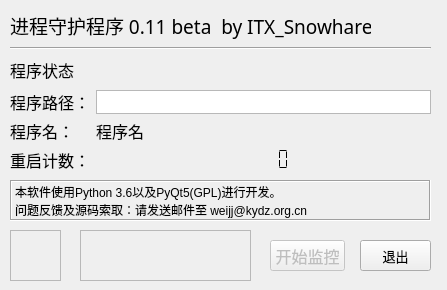
<?xml version="1.0" encoding="UTF-8"?>
<ui version="4.0">
 <class>Form</class>
 <widget class="QWidget" name="Form">
  <property name="geometry">
   <rect>
    <x>0</x>
    <y>0</y>
    <width>447</width>
    <height>290</height>
   </rect>
  </property>
  <property name="windowTitle">
   <string>进程守护程序</string>
  </property>
  <widget class="QLabel" name="title">
   <property name="geometry">
    <rect>
     <x>10</x>
     <y>10</y>
     <width>361</width>
     <height>31</height>
    </rect>
   </property>
   <property name="font">
    <font>
     <family>微软雅黑</family>
     <pointsize>14</pointsize>
    </font>
   </property>
   <property name="text">
    <string>进程守护程序 0.11 beta  by ITX_Snowhare</string>
   </property>
  </widget>
  <widget class="Line" name="line">
   <property name="geometry">
    <rect>
     <x>10</x>
     <y>40</y>
     <width>421</width>
     <height>16</height>
    </rect>
   </property>
   <property name="orientation">
    <enum>Qt::Horizontal</enum>
   </property>
  </widget>
  <widget class="QWidget" name="horizontalLayoutWidget">
   <property name="geometry">
    <rect>
     <x>10</x>
     <y>90</y>
     <width>421</width>
     <height>81</height>
    </rect>
   </property>
   <layout class="QHBoxLayout" name="horizontalLayout">
    <item>
     <layout class="QVBoxLayout" name="verticalLayout">
      <item>
       <widget class="QLabel" name="label">
        <property name="font">
         <font>
          <family>微软雅黑</family>
          <pointsize>12</pointsize>
         </font>
        </property>
        <property name="text">
         <string>程序路径：</string>
        </property>
       </widget>
      </item>
      <item>
       <widget class="QLabel" name="label_2">
        <property name="font">
         <font>
          <family>微软雅黑</family>
          <pointsize>12</pointsize>
         </font>
        </property>
        <property name="text">
         <string>程序名：</string>
        </property>
       </widget>
      </item>
      <item>
       <widget class="QLabel" name="label_4">
        <property name="font">
         <font>
          <family>微软雅黑</family>
          <pointsize>12</pointsize>
         </font>
        </property>
        <property name="text">
         <string>重启计数：</string>
        </property>
       </widget>
      </item>
     </layout>
    </item>
    <item>
     <layout class="QVBoxLayout" name="verticalLayout_2">
      <property name="spacing">
       <number>5</number>
      </property>
      <property name="sizeConstraint">
       <enum>QLayout::SetDefaultConstraint</enum>
      </property>
      <item>
       <widget class="QTextBrowser" name="textBrowser">
        <property name="font">
         <font>
          <family>微软雅黑</family>
          <pointsize>12</pointsize>
         </font>
        </property>
        <property name="contextMenuPolicy">
         <enum>Qt::DefaultContextMenu</enum>
        </property>
        <property name="acceptDrops">
         <bool>true</bool>
        </property>
        <property name="layoutDirection">
         <enum>Qt::LeftToRight</enum>
        </property>
        <property name="autoFillBackground">
         <bool>false</bool>
        </property>
        <property name="frameShape">
         <enum>QFrame::StyledPanel</enum>
        </property>
        <property name="verticalScrollBarPolicy">
         <enum>Qt::ScrollBarAlwaysOff</enum>
        </property>
       </widget>
      </item>
      <item>
       <widget class="QLabel" name="pname">
        <property name="font">
         <font>
          <family>微软雅黑</family>
          <pointsize>12</pointsize>
         </font>
        </property>
        <property name="text">
         <string>程序名</string>
        </property>
       </widget>
      </item>
      <item>
       <widget class="QLCDNumber" name="lcdNumber">
        <property name="font">
         <font>
          <family>微软雅黑</family>
          <pointsize>12</pointsize>
          <weight>75</weight>
          <bold>true</bold>
         </font>
        </property>
        <property name="frameShape">
         <enum>QFrame::NoFrame</enum>
        </property>
        <property name="frameShadow">
         <enum>QFrame::Sunken</enum>
        </property>
        <property name="smallDecimalPoint">
         <bool>false</bool>
        </property>
        <property name="digitCount">
         <number>5</number>
        </property>
        <property name="segmentStyle">
         <enum>QLCDNumber::Flat</enum>
        </property>
        <property name="intValue" stdset="0">
         <number>9999999</number>
        </property>
       </widget>
      </item>
     </layout>
    </item>
   </layout>
  </widget>
  <widget class="QLabel" name="label_5">
   <property name="geometry">
    <rect>
     <x>10</x>
     <y>230</y>
     <width>51</width>
     <height>51</height>
    </rect>
   </property>
   <property name="frameShape">
    <enum>QFrame::StyledPanel</enum>
   </property>
   <property name="text">
    <string/>
   </property>
   <property name="pixmap">
    <pixmap resource="UI_aboutRcc.qrc">:/pic/image/about1.jpg</pixmap>
   </property>
   <property name="scaledContents">
    <bool>true</bool>
   </property>
  </widget>
  <widget class="QLabel" name="label_6">
   <property name="geometry">
    <rect>
     <x>80</x>
     <y>230</y>
     <width>171</width>
     <height>51</height>
    </rect>
   </property>
   <property name="frameShape">
    <enum>QFrame::StyledPanel</enum>
   </property>
   <property name="text">
    <string/>
   </property>
   <property name="pixmap">
    <pixmap resource="UI_aboutRcc.qrc">:/pic/image/公司LOGO-透明.png</pixmap>
   </property>
   <property name="scaledContents">
    <bool>true</bool>
   </property>
  </widget>
  <widget class="QLabel" name="label_3">
   <property name="geometry">
    <rect>
     <x>10</x>
     <y>180</y>
     <width>421</width>
     <height>41</height>
    </rect>
   </property>
   <property name="frameShape">
    <enum>QFrame::Box</enum>
   </property>
   <property name="frameShadow">
    <enum>QFrame::Sunken</enum>
   </property>
   <property name="text">
    <string>本软件使用Python 3.6以及PyQt5(GPL)进行开发。                                                       问题反馈及源码索取：请发送邮件至 weijj@kydz.org.cn</string>
   </property>
   <property name="scaledContents">
    <bool>true</bool>
   </property>
   <property name="wordWrap">
    <bool>true</bool>
   </property>
  </widget>
  <widget class="QPushButton" name="pushButton">
   <property name="geometry">
    <rect>
     <x>360</x>
     <y>240</y>
     <width>71</width>
     <height>31</height>
    </rect>
   </property>
   <property name="font">
    <font>
     <family>微软雅黑</family>
     <pointsize>10</pointsize>
    </font>
   </property>
   <property name="text">
    <string>退出</string>
   </property>
  </widget>
  <widget class="QLabel" name="STU">
   <property name="geometry">
    <rect>
     <x>10</x>
     <y>60</y>
     <width>421</width>
     <height>20</height>
    </rect>
   </property>
   <property name="font">
    <font>
     <family>微软雅黑</family>
     <pointsize>12</pointsize>
    </font>
   </property>
   <property name="text">
    <string>程序状态</string>
   </property>
  </widget>
  <widget class="QPushButton" name="pushButton_2">
   <property name="enabled">
    <bool>false</bool>
   </property>
   <property name="geometry">
    <rect>
     <x>270</x>
     <y>240</y>
     <width>75</width>
     <height>31</height>
    </rect>
   </property>
   <property name="font">
    <font>
     <family>微软雅黑</family>
     <pointsize>12</pointsize>
    </font>
   </property>
   <property name="text">
    <string>开始监控</string>
   </property>
  </widget>
 </widget>
 <resources>
  <include location="UI_aboutRcc.qrc"/>
  <include location="../Python_DFLZM_System_Event_Watcher/System_Event_Watcher/UI_aboutRcc.qrc"/>
 </resources>
 <connections>
  <connection>
   <sender>pushButton</sender>
   <signal>clicked()</signal>
   <receiver>Form</receiver>
   <slot>close()</slot>
   <hints>
    <hint type="sourcelabel">
     <x>369</x>
     <y>231</y>
    </hint>
    <hint type="destinationlabel">
     <x>309</x>
     <y>222</y>
    </hint>
   </hints>
  </connection>
 </connections>
</ui>
